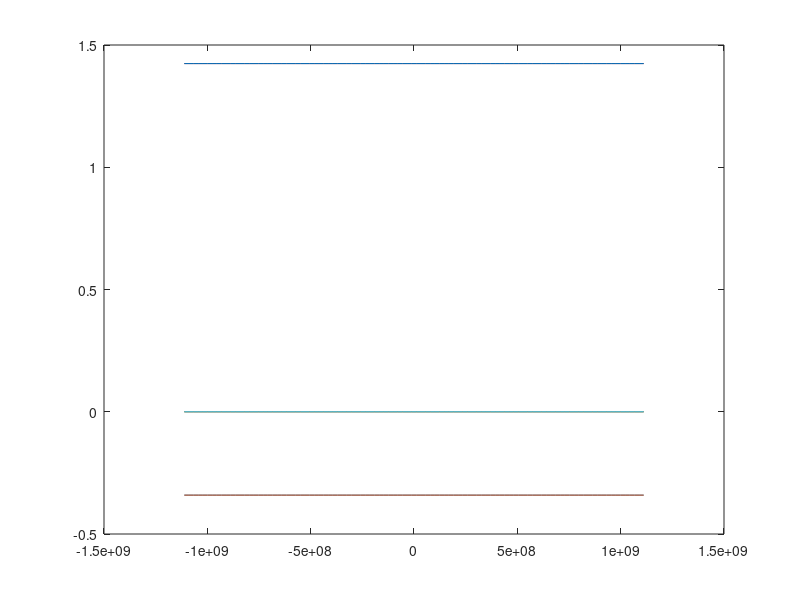

MATLAB code to generate this figure:
% Define physical constants
m_0 = 5.6667e-12;
h_bar = 6.582e-22;

% Define superconductor constants for GaAs
a = 5.6532e-10;
gamma_1 = 6.79;
gamma_2 = 1.924;
gamma_3 = 2.782;
m_e = 0.0665;
E_p = 28.8;
E_g = 1.424;
E_v = 0; % FIXA TILL DETHÄR?!?!?!
delta = 0.341;
P = sqrt(h_bar^2*E_p / (2*m_0));

% Define Hamiltonian parameters
A = h_bar^2 / (2*m_e*m_0) - P^2 * (E_g + 2/3 * delta) / (E_g * (E_g + delta));
L = - h_bar^2 * (1 + gamma_1 + 4*gamma_2) / (2*m_0) + P^2/E_g;
M = - h_bar^2 * (1 + gamma_1 - 2*gamma_2) / (2*m_0);
N = - 3*h_bar^2 * gamma_3 / m_0 + P^2 / E_g;

% Define k-vector mesh
n_points = 100;
k_x_mesh = linspace(-0.1*2*pi/a, 0.1*2*pi/a, n_points);
k_y = 0;
k_z = 0;

band_structure = zeros(8, n_points);


for i = 1:n_points
    k_x = k_x_mesh(i);
    k = sqrt(k_x^2 + k_y^2 + k_z^2);

    % Define submatrices and hamiltonian
    G_1 = [E_v + E_g, 1i*P*k_x, 1i*P*k_y, 1i*P*k_z;
        -1i*P*k_x, E_v - delta/3, 0, 0;
        -1i*P*k_y, 0, E_v - delta/3, 0;
        -1i*P*k_z, 0, 0, E_v - delta/3];

    G_2 = [
        A*k^2, 0, 0, 0;
        0, L*k_x^2 + M*(k_y^2 + k_z^2), N*k_x*k_y, N*k_x*k_z;
        0, N*k_x*k_y, L*k_y^2 + M*(k_x^2 + k_z^2), N*k_y*k_z;
        0, N*k_x*k_z, N*k_y*k_z, L*k_z^2 + M*(k_x^2 + k_y^2)];
    
    G_so = -delta/3 * [0, 0, 0, 0;
        0, 0, 1i, 0;
        0, -1i, 0, 0;
        0, 0, 0, 0];
    
    GAMMA = -delta/3 * [0, 0, 0, 0;
        0, 0, 0, -1;
        0, 0, 0, 1i;
        0, 1, -1i, 0];
    
    G = G_1 + G_2 + G_so;
    
    H = [G, GAMMA;
        -conj(GAMMA), conj(G)];

    % Solve eigenvalue problem
    energy_values = eig(H);

    band_structure(:, i) = energy_values;
end

plot(k_x_mesh, transpose(band_structure))

